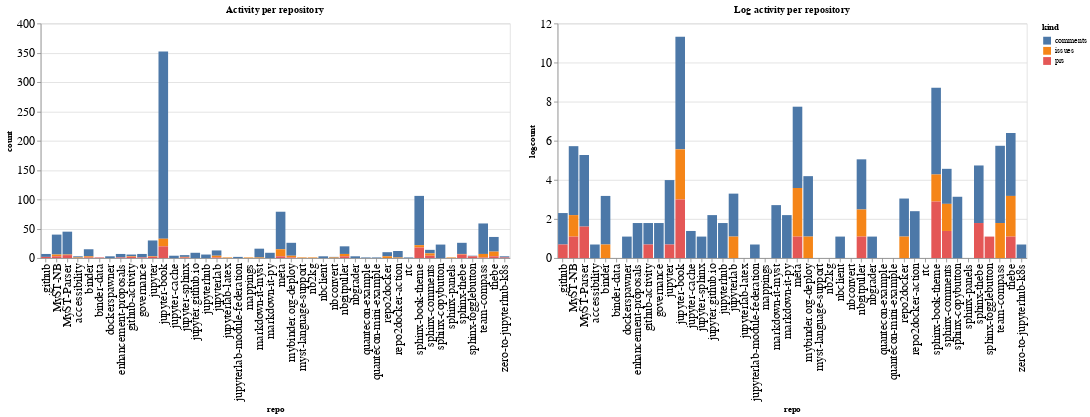

The cell this chart's notebook holds for it:
### Code cell
ch1 = alt.Chart(repo_summaries, width=600, title="Activity per repository").mark_bar().encode(
    x='repo',
    y='count',
    color='kind',
    tooltip="kind"
)

ch2 = alt.Chart(repo_summaries, width=600, title="Log activity per repository").mark_bar().encode(
    x='repo',
    y='logcount',
    color='kind',
    tooltip="kind"
)

ch1 | ch2

### Figure 1 — Vega-Lite specification as saved in the notebook (floating-point values rounded to 4 significant figures)
{"config": {"axisLeft": {"labelFontSize": 15}, "axisBottom": {"labelFontSize": 15}}, "hconcat": [{"mark": "bar", "encoding": {"color": {"type": "nominal", "field": "kind"}, "tooltip": {"type": "nominal", "field": "kind"}, "x": {"type": "nominal", "field": "repo"}, "y": {"type": "quantitative", "field": "count"}}, "title": "Activity per repository", "width": 600}, {"mark": "bar", "encoding": {"color": {"type": "nominal", "field": "kind"}, "tooltip": {"type": "nominal", "field": "kind"}, "x": {"type": "nominal", "field": "repo"}, "y": {"type": "quantitative", "field": "logcount"}}, "title": "Log activity per repository", "width": 600}], "data": {"name": "data-0618ae0cea18731ec5e5949220abbfe8"}, "$schema": "https://vega.github.io/schema/vega-lite/v4.8.1.json", "datasets": {"data-0618ae0cea18731ec5e5949220abbfe8": [{"repo": ".github", "kind": "comments", "count": 5, "logcount": 1.609}, {"repo": ".github", "kind": "prs", "count": 2, "logcount": 0.6931}, {"repo": "MyST-NB", "kind": "comments", "count": 34, "logcount": 3.526}, {"repo": "MyST-NB", "kind": "issues", "count": 3, "logcount": 1.099}, {"repo": "MyST-NB", "kind": "prs", "count": 3, "logcount": 1.099}, {"repo": "MyST-Parser", "kind": "comments", "count": 39, "logcount": 3.664}, {"repo": "MyST-Parser", "kind": "issues", "count": 1, "logcount": 0.0}, {"repo": "MyST-Parser", "kind": "prs", "count": 5, "logcount": 1.609}, {"repo": "accessibility", "kind": "comments", "count": 2, "logcount": 0.6931}, {"repo": "accessibility", "kind": "issues", "count": 1, "logcount": 0.0}, {"repo": "binder", "kind": "comments", "count": 12, "logcount": 2.485}, {"repo": "binder", "kind": "issues", "count": 2, "logcount": 0.6931}, {"repo": "binder", "kind": "prs", "count": 1, "logcount": 0.0}, {"repo": "binder-data", "kind": "prs", "count": 1, "logcount": 0.0}, {"repo": "dockerspawner", "kind": "comments", "count": 3, "logcount": 1.099}, {"repo": "enhancement-proposals", "kind": "comments", "count": 6, "logcount": 1.792}, {"repo": "enhancement-proposals", "kind": "prs", "count": 1, "logcount": 0.0}, {"repo": "github-activity", "kind": "comments", "count": 3, "logcount": 1.099}, {"repo": "github-activity", "kind": "issues", "count": 1, "logcount": 0.0}, {"repo": "github-activity", "kind": "prs", "count": 2, "logcount": 0.6931}, {"repo": "governance", "kind": "comments", "count": 6, "logcount": 1.792}, {"repo": "governance", "kind": "prs", "count": 1, "logcount": 0.0}, {"repo": "jupyter", "kind": "comments", "count": 27, "logcount": 3.296}, {"repo": "jupyter", "kind": "issues", "count": 1, "logcount": 0.0}, {"repo": "jupyter", "kind": "prs", "count": 2, "logcount": 0.6931}, {"repo": "jupyter-book", "kind": "comments", "count": 319, "logcount": 5.765}, {"repo": "jupyter-book", "kind": "issues", "count": 13, "logcount": 2.565}, {"repo": "jupyter-book", "kind": "prs", "count": 20, "logcount": 2.996}, {"repo": "jupyter-cache", "kind": "comments", "count": 4, "logcount": 1.386}, {"repo": "jupyter-sphinx", "kind": "comments", "count": 3, "logcount": 1.099}, {"repo": "jupyter-sphinx", "kind": "issues", "count": 1, "logcount": 0.0}, {"repo": "jupyter-sphinx", "kind": "prs", "count": 1, "logcount": 0.0}, {"repo": "jupyter.github.io", "kind": "comments", "count": 9, "logcount": 2.197}, {"repo": "jupyterhub", "kind": "comments", "count": 6, "logcount": 1.792}, {"repo": "jupyterlab", "kind": "comments", "count": 9, "logcount": 2.197}, {"repo": "jupyterlab", "kind": "issues", "count": 3, "logcount": 1.099}, {"repo": "jupyterlab", "kind": "prs", "count": 1, "logcount": 0.0}, {"repo": "jupyterlab-latex", "kind": "issues", "count": 1, "logcount": 0.0}, {"repo": "jupyterlab-module-federation", "kind": "comments", "count": 2, "logcount": 0.6931}, {"repo": "mappings", "kind": "issues", "count": 1, "logcount": 0.0}, {"repo": "markdown-it-myst", "kind": "comments", "count": 15, "logcount": 2.708}, {"repo": "markdown-it-myst", "kind": "issues", "count": 1, "logcount": 0.0}, {"repo": "markdown-it-py", "kind": "comments", "count": 9, "logcount": 2.197}, {"repo": "meta", "kind": "comments", "count": 64, "logcount": 4.159}, {"repo": "meta", "kind": "issues", "count": 12, "logcount": 2.485}, {"repo": "meta", "kind": "prs", "count": 3, "logcount": 1.099}, {"repo": "mybinder.org-deploy", "kind": "comments", "count": 22, "logcount": 3.091}, {"repo": "mybinder.org-deploy", "kind": "issues", "count": 3, "logcount": 1.099}, {"repo": "mybinder.org-deploy", "kind": "prs", "count": 1, "logcount": 0.0}, {"repo": "myst-language-support", "kind": "issues", "count": 1, "logcount": 0.0}, {"repo": "nb2kg", "kind": "issues", "count": 1, "logcount": 0.0}, {"repo": "nbclient", "kind": "comments", "count": 3, "logcount": 1.099}, {"repo": "nbconvert", "kind": "comments", "count": 1, "logcount": 0.0}, {"repo": "nbconvert", "kind": "issues", "count": 1, "logcount": 0.0}, {"repo": "nbgitpuller", "kind": "comments", "count": 13, "logcount": 2.565}, {"repo": "nbgitpuller", "kind": "issues", "count": 4, "logcount": 1.386}, {"repo": "nbgitpuller", "kind": "prs", "count": 3, "logcount": 1.099}, {"repo": "nbgrader", "kind": "comments", "count": 3, "logcount": 1.099}, {"repo": "quantecon-example", "kind": "comments", "count": 1, "logcount": 0.0}, {"repo": "quantecon-mini-example", "kind": "comments", "count": 1, "logcount": 0.0}, {"repo": "repo2docker", "kind": "comments", "count": 7, "logcount": 1.946}, {"repo": "repo2docker", "kind": "issues", "count": 3, "logcount": 1.099}, {"repo": "repo2docker-action", "kind": "comments", "count": 11, "logcount": 2.398}, {"repo": "repo2docker-action", "kind": "issues", "count": 1, "logcount": 0.0}, {"repo": "rtc", "kind": "comments", "count": 1, "logcount": 0.0}, {"repo": "sphinx-book-theme", "kind": "comments", "count": 84, "logcount": 4.431}, {"repo": "sphinx-book-theme", "kind": "issues", "count": 4, "logcount": 1.386}, {"repo": "sphinx-book-theme", "kind": "prs", "count": 18, "logcount": 2.89}, {"repo": "sphinx-comments", "kind": "comments", "count": 6, "logcount": 1.792}, {"repo": "sphinx-comments", "kind": "issues", "count": 4, "logcount": 1.386}, {"repo": "sphinx-comments", "kind": "prs", "count": 4, "logcount": 1.386}, {"repo": "sphinx-copybutton", "kind": "comments", "count": 23, "logcount": 3.135}, {"repo": "sphinx-panels", "kind": "issues", "count": 1, "logcount": 0.0}, {"repo": "sphinx-thebe", "kind": "comments", "count": 19, "logcount": 2.944}, {"repo": "sphinx-thebe", "kind": "issues", "count": 1, "logcount": 0.0}, {"repo": "sphinx-thebe", "kind": "prs", "count": 6, "logcount": 1.792}, {"repo": "sphinx-togglebutton", "kind": "comments", "count": 1, "logcount": 0.0}, {"repo": "sphinx-togglebutton", "kind": "prs", "count": 3, "logcount": 1.099}, {"repo": "team-compass", "kind": "comments", "count": 52, "logcount": 3.951}, {"repo": "team-compass", "kind": "issues", "count": 6, "logcount": 1.792}, {"repo": "team-compass", "kind": "prs", "count": 1, "logcount": 0.0}, {"repo": "thebe", "kind": "comments", "count": 25, "logcount": 3.219}, {"repo": "thebe", "kind": "issues", "count": 8, "logcount": 2.079}, {"repo": "thebe", "kind": "prs", "count": 3, "logcount": 1.099}, {"repo": "zero-to-jupyterhub-k8s", "kind": "comments", "count": 2, "logcount": 0.6931}, {"repo": "zero-to-jupyterhub-k8s", "kind": "prs", "count": 1, "logcount": 0.0}]}}
